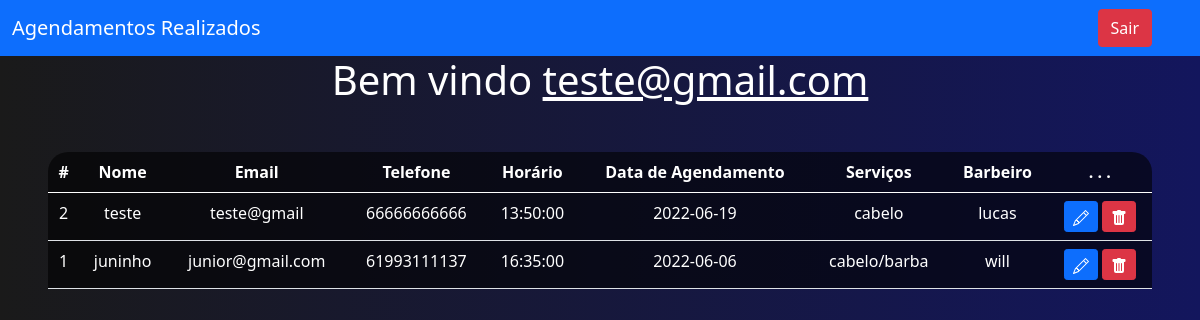
The app's page /registro.php (signed in) with its own data.
### tables this page shows
CREATE TABLE `agenda` (
  `id` int(11) NOT NULL AUTO_INCREMENT,
  `nome` varchar(110) NOT NULL,
  `email` varchar(60) NOT NULL,
  `telefone` varchar(11) NOT NULL,
  `horario` time NOT NULL,
  `data_agend` date NOT NULL,
  `services` varchar(40) NOT NULL,
  `barbeiro` varchar(40) NOT NULL,
  PRIMARY KEY (`id`)
);

### registro.php (the view, shortened to what this page needs)
<?php
        include_once('conexao.php');
        $logado =  $_SESSION['email'];
        $sql = "SELECT * FROM agenda ORDER BY id DESC";
        $result =  $conexao  -> query($sql);
?>
<!DOCTYPE html>
<html lang="en">
<head>
    <link rel="stylesheet" href="style_registro.css">
    <link href="https://cdn.jsdelivr.net/npm/bootstrap@5.0.2/dist/css/bootstrap.min.css" rel="stylesheet"
>
</head>
<body>
        <nav class="navbar navbar-expand-lg navbar-dark bg-primary">
                <div class="container-fluid">
                            <a class="navbar-brand" href="#">Agendamentos Realizados</a>
                </div>
                <div class="d-flex">
                            <a href="sair.php" class="btn btn-danger me-5">Sair </a>
                    </div>
        </nav>
    <?php
            echo "<h1> Bem vindo <u>$logado</u></h1>";
    ?>
            <div class = "m-5">
                <table class="table text-white table-bg">
        <thead>
                <tr>
                    <th scope="col">#</th>
                    <th scope="col">Nome</th>
                    <th scope="col">Email</th>
                    <th scope="col">Telefone</th>
                    <th scope="col">Horário</th>
                    <th scope="col">Data de Agendamento</th>
                    <th scope="col">Serviços</th>
                    <th scope="col">Barbeiro</th>
                    <th scope="col">. . .</th>
            </tr>
        </thead>
        <tbody>
            <?php
                    while($user_data = mysqli_fetch_assoc($result))
                    {
                        echo "<tr>";
                        echo "<td>".$user_data['id']. "</td>";
                        echo "<td>".$user_data['nome']. "</td>";
                        echo "<td>".$user_data['email']. "</td>";
                        echo "<td>".$user_data['telefone']. "</td>";
                        echo "<td>".$user_data['horario']. "</td>";
                        echo "<td>".$user_data['data_agend']. "</td>";
                        echo "<td>".$user_data['services']. "</td>";
                        echo "<td>".$user_data['barbeiro']. "</td>";
                        echo "<td>
                                    <a class='btn btn-primary btn-sm' href='edit.php?id=$user_data[id]'>
                                    <svg xmlns='http://www.w3.org/2000/svg' width='16' height='16' fill='currentColor' class='bi bi-pencil' viewBox='0 0 16 16'>
                                    <path d='M12.146.146a.5.5 0 0 1 .708 0l3 3a.5.5 0 0 1 0 .708l-10 10a.5.5 0 0 1-.168.11l-5 2a.5.5 0 0 1-.65-.65l2-5a.5.5 0 0 1
                                     .11-.168l10-10zM11.207 2.5 13.5 4.793 14.793 3.5 12.5 1.207 11.207 2.5zm1.586 3L10.5 3.207 4 9.707V10h.5a.5.5 0 0 1 .5.5v.5h.5a.5.5 0 0 1
                                     .5.5v.5h.293l6.5-6.5zm-9.761 5.175-.106.106-1.528 3.821 3.821-1.528.106-.106A.5.5 0 0 1 5 12.5V12h-.5a.5.5 0 0 1-.5-.5V11h-.5a.5.5 0 0 1-.468-.325z'/>
                                    </svg>
                                    </a>
                                    <a  class='btn btn-danger btn-sm' href='delete.php?id=$user_data[id]' >
                                    <svg xmlns='http://www.w3.org/2000/svg' width='16' height='16' fill='currentColor' class='bi bi-trash-fill' viewBox='0 0 16 16'>
                                    <path d='M2.5 1a1 1 0 0 0-1 1v1a1 1 0 0 0 1 1H3v9a2 2 0 0 0 2 2h6a2 2 0 0 0 2-2V4h.5a1 1 0 0 0 1-1V2a1 1 0 0 0-1-1H10a1 1 0 0 0-1-1H7a1 1 0 0 0-1 1H2.5zm3 4a.5.5 0 0
                                    1 .5.5v7a.5.5 0 0 1-1 0v-7a.5.5 0 0 1 .5-.5zM8 5a.5.5 0 0 1 .5.5v7a.5.5 0 0 1-1 0v-7A.5.5 0 0 1 8 5zm3 .5v7a.5.5 0 0 1-1 0v-7a.5.5 0 0 1 1 0z'/>
                                   </svg>
                                    </a>
                        </td>";
                        echo "</tr>";
                    }
            ?>
        </tbody>
      </table>
            </div>
</body>
</html>

### style_registro.css (style rules this page uses)
body { background-image: linear-gradient( to right, rgb(26, 26, 26), rgb(19, 22, 93) ) ; text-align: center; }

### registro.php (style rules this page uses)
body { color: white; }
.table-bg { background: rgba(0,0,0,0.6); border-radius: 20px 20px 0 0; }

### records on screen
agenda: id "2", nome "teste", email "teste@gmail", telefone "66666666666", horario "13:50:00", data_agend "2022-06-19", services "cabelo", barbeiro "lucas"
agenda: id "1", nome "juninho", email "junior@gmail.com", telefone "61993111137", horario "16:35:00", data_agend "2022-06-06", services "cabelo/barba", barbeiro "will"

### other values on screen
$logado "teste@gmail.com"
